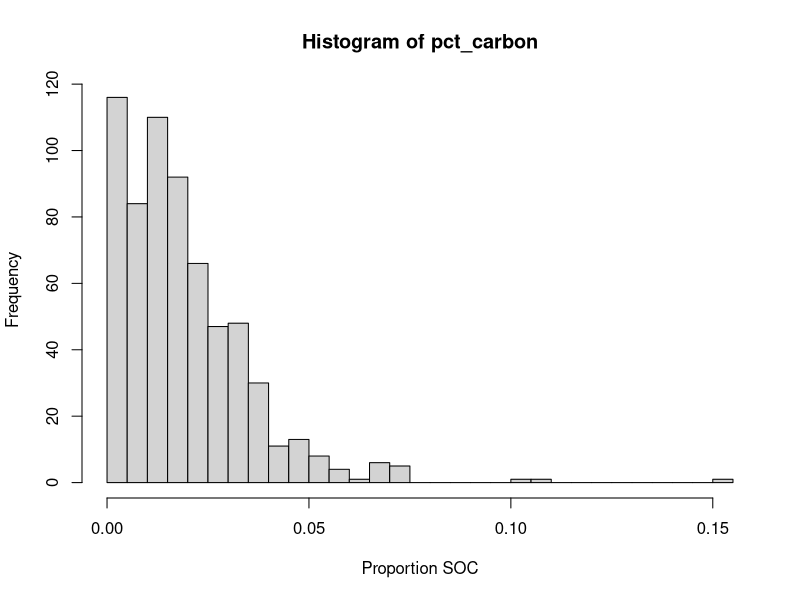
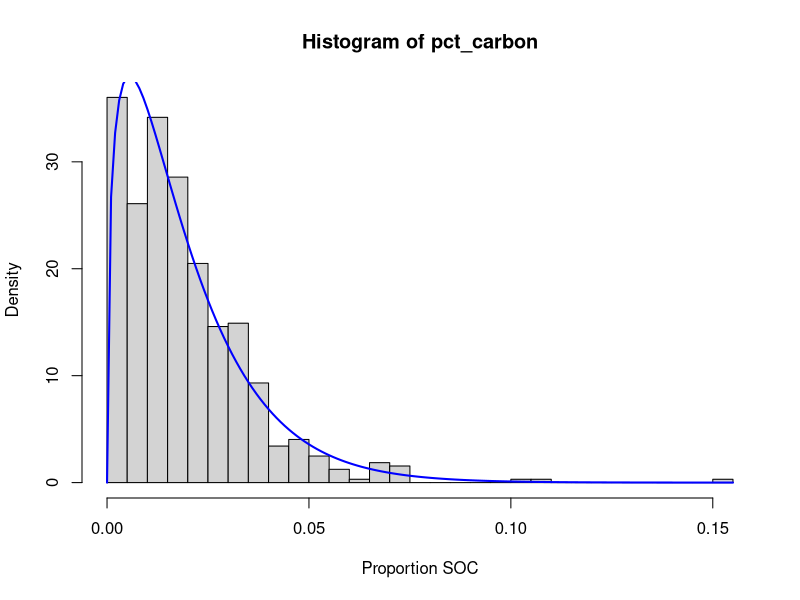
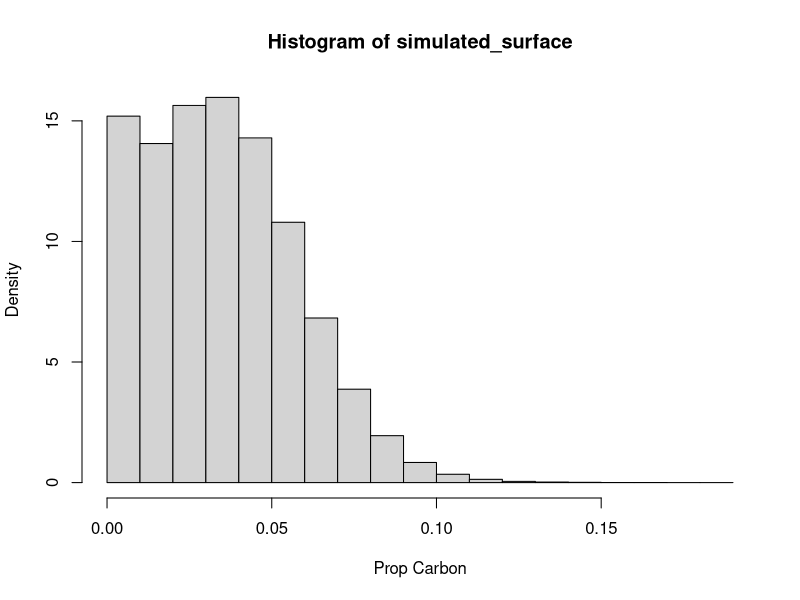
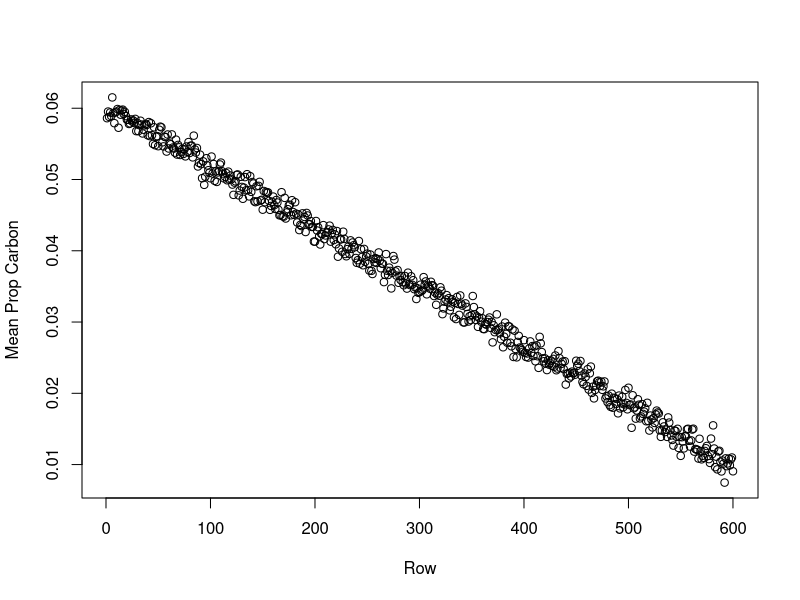
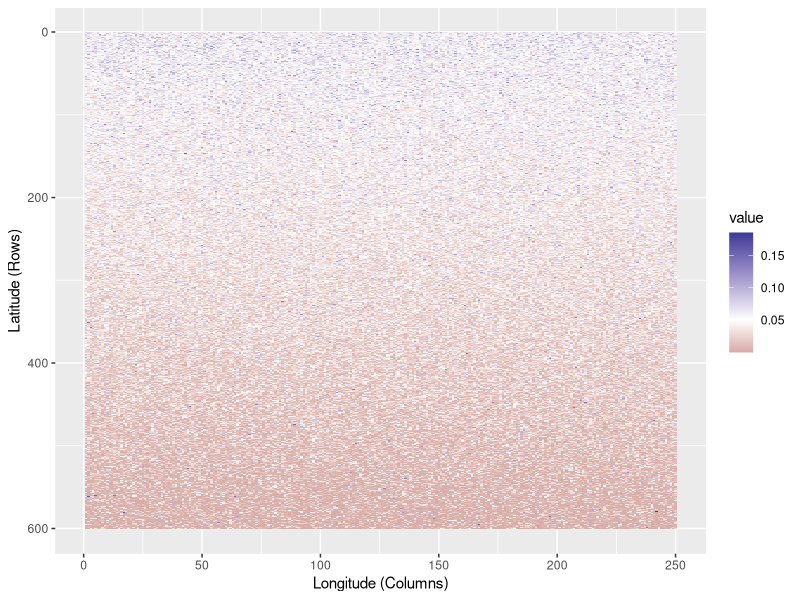

Source code (R) for these figures, in order:
## ---- chunk 1
knitr::opts_chunk$set(echo = TRUE, message = FALSE, warning = FALSE)
## ---- chunk 2
library(tidyverse)
## ---- chunk 3
duplicate_data <- read_csv("mcp_duplicates.csv")
#drop samples that were rerun fewer or more than 2 times
multiple_dups <- names(which(table(duplicate_data$sample_name) != 2))
#also drop runs of atropine standards
duplicate_data <- duplicate_data %>%
  filter(!(sample_name %in% multiple_dups)) %>%
  filter(substr(sample_name, 1, 4) != 'atro') 

duplicate_data
## ---- chunk 4
pct_carbon <- duplicate_data$carbon / 100
hist(pct_carbon, breaks = 30, xlab = "Proportion SOC")
## ---- chunk 5
#little function to return beta parameters given a mean and variance
compute_beta_params <- function(mu, sigma_squared){
  alpha <- ((1 - mu) / sigma_squared - 1 / mu) * mu^2
  beta <- alpha * (1 / mu - 1)
  c("alpha" = alpha, "beta" = beta)
}

mean_carbon <- mean(pct_carbon)
var_carbon <- var(pct_carbon)
beta_params <- compute_beta_params(mu = mean_carbon, sigma_squared = var_carbon)
grid <- seq(0, max(pct_carbon), by=.001)

hist(pct_carbon, breaks = 30, xlab = "Proportion SOC", freq = FALSE)
points(y = dbeta(grid, shape1 = beta_params[1], shape2 = beta_params[2]), x = grid, type = 'l', col = 'blue', lwd = 2)
## ---- chunk 6

simulate_truth <- function(){
  #since silver lab plots are 60 x 25 meters, this gives a resolution of .1 meters
  n_latitude <- 600
  n_longitude <- 250
  #samples are collected at 4 depths: 0-10 cm, 10-30cm, 30-50cm, and 50-100cm
  n_depth <- 4
  d <- n_latitude * n_longitude
  
  #first simulate a surface that is a "slope" with the mean decreasing linearly as we move down the surface
  #mean varies across rows, it decreases linearly from .06 to .01
  grid <- (1:n_latitude) / n_latitude
  linear_mean <- .06 * (1-grid) + .01 * grid
  mean_matrix <- matrix(data = rep(linear_mean, n_latitude), nrow = n_latitude, ncol = n_longitude)
  #fix variance initially
  var_matrix <- matrix(.0003, nrow = n_latitude, ncol = n_longitude)
  #simulated carbon matrix
  carbon_matrix <- matrix(0, nrow = n_latitude, ncol = n_longitude)
  for(i in 1:n_latitude){
    for(j in 1:n_longitude){
      beta_params <- compute_beta_params(mu = mean_matrix[i,j], sigma_squared = var_matrix[i,j])
      carbon_matrix[i,j] <- rbeta(n = 1, shape1 = beta_params[1], shape2 = beta_params[2])
    }
  }
  carbon_matrix
}

simulated_surface <- simulate_truth()
## ---- chunk 7
#marginal histogram
hist(simulated_surface, xlab = "Prop Carbon", freq = FALSE)
#means by row
plot(apply(simulated_surface, 1, mean), xlab = "Row", ylab = "Mean Prop Carbon")
#turn to a long dataframe to plot with ggplot
melted_simulated_surface <- reshape2::melt(simulated_surface)
matplot <- ggplot(melted_simulated_surface, aes(x=Var2, y=Var1, fill=value)) + 
  geom_tile() +
  ylab("Latitude (Rows)") +
  xlab("Longitude (Columns)") +
  scale_y_reverse() +
  scale_fill_gradient2(midpoint = 0.05)
matplot
